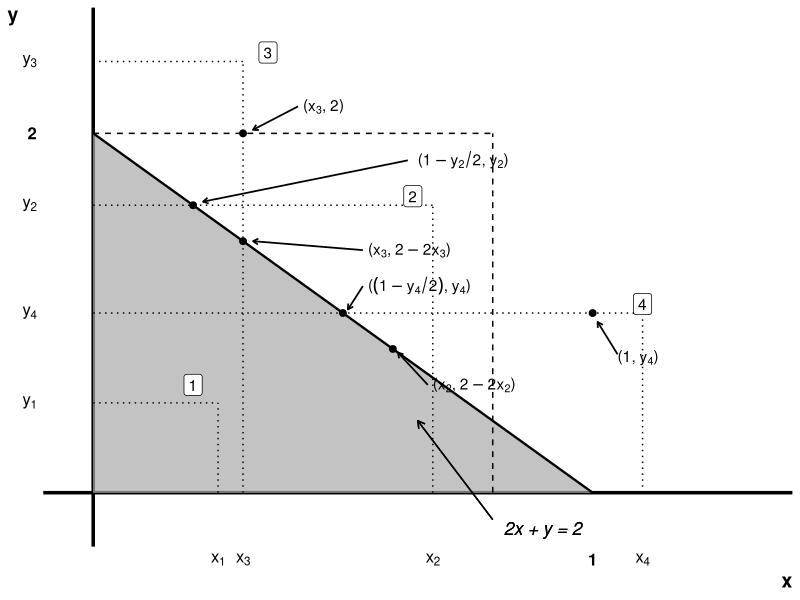

Write R code to recreate this figure.
library(ggplot2)

# 1. Definir los puntos clave de la recta
puntos <- data.frame(
  x = c(0.2, 0.3, 0.6, 0.3, 0.5, 1.0),
  y = c(1.6, 1.4, 0.8, 2.0, 1.0, 1.0)
)

etiquetas_x <- c("x[1]", "x[3]", "x[2]", "bold('1')", "x[4]")
etiquetas_y <- c("y[1]", "y[4]", "y[2]", "bold('2')", "y[3]")
  


# 2. Construir el gráfico
p <- ggplot() +
  # Eje X horizontal cruzando en Y = 0
  geom_hline(yintercept = 0, color = "black", linewidth = 1.2) + 
  # Eje Y vertical cruzando en X = 0
  geom_vline(xintercept = 0, color = "black", linewidth = 1.2) +
  # Región sombreada (área bajo la recta en el primer cuadrante)
  geom_polygon(data = data.frame(x = c(0, 1, 0), y = c(0, 0, 2)), 
               aes(x = x, y = y), fill = "darkgray", alpha = 0.7) +
  
  # Línea recta principal (2x + y = 2)
  geom_segment(aes(x = 0, y = 2, xend = 1, yend = 0), color = "black", linewidth = 0.8) +
  
  # --- LÍNEAS DISCONTINUAS DE LOS PUNTOS ①, ②, ③, ④ ---
  # Punto 1 (x1, y1)
  geom_segment(aes(x = 0, y = 0.5, xend = 0.25, yend = 0.5), linetype = "dotted") +
  geom_segment(aes(x = 0.25, y = 0, xend = 0.25, yend = 0.5), linetype = "dotted") +
  
  # Punto 2 (x2, y2)
  geom_segment(aes(x = 0, y = 1.6, xend = 0.68, yend = 1.6), linetype = "dotted") +
  geom_segment(aes(x = 0.68, y = 0, xend = 0.68, yend = 1.6), linetype = "dotted") +
  
  # Punto 3 (x3, y3)
  geom_segment(aes(x = 0, y = 2.4, xend = 0.3, yend = 2.4), linetype = "dotted") +
  geom_segment(aes(x = 0.3, y = 0, xend = 0.3, yend = 2.4), linetype = "dotted") +
  geom_segment(aes(x = 0, y = 2.0, xend = 0.8, yend = 2.0), linetype = "dashed") +
  geom_segment(aes(x = 0.8, y = 0, xend = 0.8, yend = 2.0), linetype = "dashed") +
  
  # Punto 4 (x4, y4)
  geom_segment(aes(x = 0, y = 1.0, xend = 1.1, yend = 1.0), linetype = "dotted") +
  geom_segment(aes(x = 1.1, y = 0, xend = 1.1, yend = 1.0), linetype = "dotted") +
  
  # Dibujar los puntos negros
  geom_point(data = puntos, aes(x = x, y = y), color = "black", size = 2) +
  
  # --- ANOTACIONES DE TEXTO Y FLECHAS ---
 
  # Ecuación de la recta
  # Ecuación de la recta
annotate("text", x = 0.9, y = -0.2, label = "2x + y = 2", size = 4.5, fontface = "italic") +
geom_segment(aes(x = 0.8, y = -0.15, xend = 0.65, yend = 0.4), arrow = arrow(length = unit(0.2, "cm"))) +

# Etiquetas de los puntos (Corregidas sin la palabra 'expression')
  # Ecuación de la recta
  annotate("text", x = 0.9, y = -0.2, label = "2x + y = 2", size = 4.5, fontface = "italic") +
  geom_segment(aes(x = 0.8, y = -0.15, xend = 0.65, yend = 0.4), arrow = arrow(length = unit(0.2, "cm"))) +
  
  # Etiquetas de los puntos (Corregidas sin la palabra 'expression')
  annotate("text", x = 0.65, y = 1.85, label = "paste('(',1 - y[2]/2, ', ', y[2],')')", parse = TRUE, hjust = 0) +
  geom_segment(aes(x = 0.63, y = 1.85, xend = 0.22, yend = 1.62), arrow = arrow(length = unit(0.15, "cm")), linewidth = 0.6) +
  
  annotate("text", x = 0.42, y = 2.15, label = "paste('(',x[3], ', ', 2,')')", parse = TRUE, hjust = 0) +
  geom_segment(aes(x = 0.41, y = 2.15, xend = 0.32, yend = 2.02), arrow = arrow(length = unit(0.15, "cm")), linewidth = 0.6) +
  
  annotate("text", x = 0.55, y = 1.35, label = "paste('(',x[3], ', ', 2 - 2*x[3],')')", parse = TRUE, hjust = 0) +
  geom_segment(aes(x = 0.54, y = 1.35, xend = 0.32, yend = 1.4), arrow = arrow(length = unit(0.15, "cm")), linewidth = 0.6) +
  
  annotate("text", x = 0.55, y = 1.15, label = "paste('(',(1 - y[4]/2), ', ', y[4],')')", parse = TRUE, hjust = 0) +
  geom_segment(aes(x = 0.54, y = 1.15, xend = 0.51, yend = 1.02), arrow = arrow(length = unit(0.15, "cm")), linewidth = 0.6) +
  
  annotate("text", x = 1.05, y = 0.75, label = "paste('(',1, ', ', y[4],')')", parse = TRUE, hjust = 0) +
  geom_segment(aes(x = 1.05, y = 0.77, xend = 1.01, yend = 0.95), arrow = arrow(length = unit(0.15, "cm")), linewidth = 0.6) +
  
  annotate("text", x = 0.68, y = 0.6, label = "paste('(',x[2], ', ', 2 - 2*x[2],')')", parse = TRUE, hjust = 0) +
  geom_segment(aes(x = 0.67, y = 0.6, xend = 0.61, yend = 0.78), arrow = arrow(length = unit(0.15, "cm")), linewidth = 0.6) +
  
   
  # SOLUCIÓN AL ERROR: Se eliminó aes() de geom_label() ya que son posiciones estáticas fijas
  #geom_label(aes(x = 0.2, y = 0.6, label = "1", linewidth = 0.5, label.padding = unit(0.15, "lines")) +
  #geom_label(x = 0.64, y = 1.65, label = "2", linewidth = 0.5, label.padding = unit(0.15, "lines")) +
  #geom_label(x = 0.35, y = 2.45, label = "3",, linewidth = 0.5, label.padding = unit(0.15, "lines")) +
  #geom_label(x = 1.05, y = 1.05, label = "4",, linewidth = 0.5, label.padding = unit(0.15, "lines")) +
  
  
  geom_label(aes(x = 0.2, y = 0.6, label = "1" )) +
  geom_label(aes(x = 0.64, y = 1.65, label = "2" )) +
  geom_label(aes(x = 0.35, y = 2.45, label = "3" )) +
  geom_label(aes(x = 1.1, y = 1.05, label = "4" )) +
  
  
  # --- EJES Y MARCAS ---
  scale_x_continuous(expand = c(0, 0), limits = c(-0.1, 1.4), 
                     breaks = c(0.25, 0.3, 0.68, 1.0, 1.1), 
                     labels =parse(text = etiquetas_x)) +
  scale_y_continuous(expand = c(0, 0), limits = c(-0.3, 2.7), 
                     breaks = c(0.5, 1.0, 1.6, 2.0, 2.4), 
                     labels = parse(text = etiquetas_y)) +
  
  theme_minimal() +
  theme(
    panel.grid = element_blank(),
   # axis.line = element_line(color = "black", linewidth = 1.2, arrow = arrow(length = unit(0.3, "cm"))),
   axis.line=element_blank() ,
   axis.title.x = element_text(hjust = 1, face = "bold", size = 14),
    axis.title.y = element_text(vjust = 1, angle = 0, face = "bold", size = 14),
    axis.text = element_text(size = 12, color = "black")
  ) +
  labs(x = "x", y = "y")

# Imprimir gráfico final
print(p)
